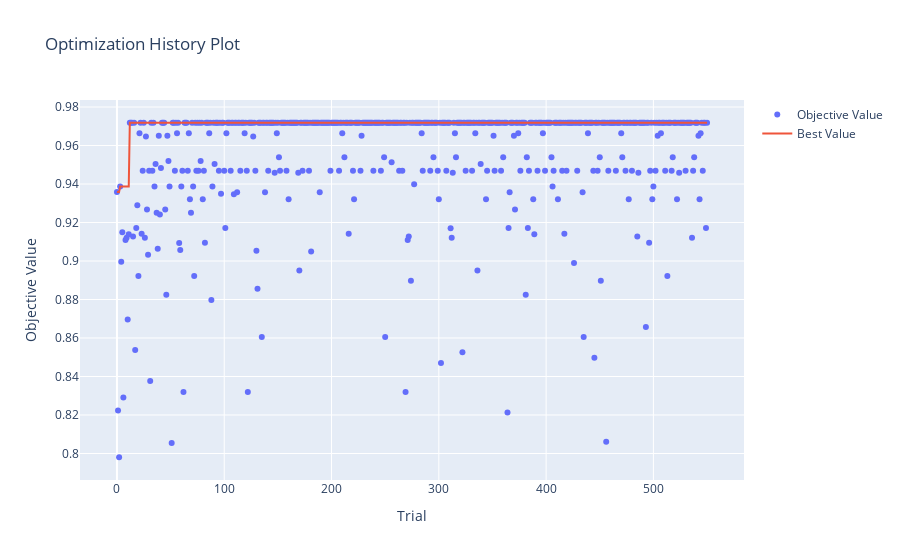

The code cell stored with this chart in its notebook:
### Code cell
optuna.visualization.plot_optimization_history(studyKNeighborsClassifier)

### Figure 1 — Plotly figure (JSON) as saved in the notebook; plotly's stock layout.template omitted (floating-point values rounded to 4 significant figures; data arrays with more than 128 entries replaced by an {"elided": "..."} marker saying what was removed)
{"data": [{"mode": "markers", "name": "Objective Value", "type": "scatter", "x": {"elided": "549 int values"}, "y": {"elided": "549 float values"}}, {"mode": "lines", "name": "Best Value", "type": "scatter", "x": {"elided": "551 int values"}, "y": {"elided": "551 float values"}}, {"marker": {"color": "#cccccc"}, "mode": "markers", "name": "Infeasible Trial", "showlegend": false, "type": "scatter", "x": [], "y": []}], "layout": {"autosize": true, "title": {"text": "Optimization History Plot"}, "xaxis": {"autorange": true, "range": [-40.51, 590.5], "title": {"text": "Trial"}, "type": "linear"}, "yaxis": {"autorange": true, "range": [0.7837, 0.9862], "title": {"text": "Objective Value"}, "type": "linear"}}}
